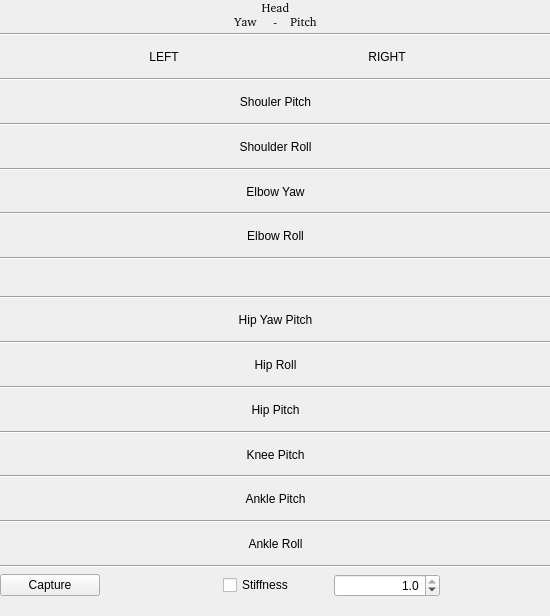
<?xml version="1.0" encoding="UTF-8"?>
<ui version="4.0">
 <class>JointsController</class>
 <widget class="QWidget" name="JointsController">
  <property name="geometry">
   <rect>
    <x>0</x>
    <y>0</y>
    <width>550</width>
    <height>616</height>
   </rect>
  </property>
  <property name="windowTitle">
   <string>Form</string>
  </property>
  <widget class="QWidget" name="layoutWidget">
   <property name="geometry">
    <rect>
     <x>0</x>
     <y>0</y>
     <width>551</width>
     <height>617</height>
    </rect>
   </property>
   <layout class="QGridLayout" name="gridLayout_2">
    <item row="1" column="0" colspan="5">
     <widget class="Line" name="line_2">
      <property name="orientation">
       <enum>Qt::Horizontal</enum>
      </property>
     </widget>
    </item>
    <item row="5" column="0" colspan="5">
     <widget class="Line" name="line">
      <property name="orientation">
       <enum>Qt::Horizontal</enum>
      </property>
     </widget>
    </item>
    <item row="7" column="0" colspan="5">
     <widget class="Line" name="line_3">
      <property name="orientation">
       <enum>Qt::Horizontal</enum>
      </property>
     </widget>
    </item>
    <item row="9" column="0" colspan="5">
     <widget class="Line" name="line_4">
      <property name="orientation">
       <enum>Qt::Horizontal</enum>
      </property>
     </widget>
    </item>
    <item row="11" column="0" colspan="5">
     <widget class="Line" name="line_5">
      <property name="orientation">
       <enum>Qt::Horizontal</enum>
      </property>
     </widget>
    </item>
    <item row="15" column="0" colspan="5">
     <widget class="Line" name="line_6">
      <property name="orientation">
       <enum>Qt::Horizontal</enum>
      </property>
     </widget>
    </item>
    <item row="17" column="0" colspan="5">
     <widget class="Line" name="line_7">
      <property name="orientation">
       <enum>Qt::Horizontal</enum>
      </property>
     </widget>
    </item>
    <item row="19" column="0" colspan="5">
     <widget class="Line" name="line_8">
      <property name="orientation">
       <enum>Qt::Horizontal</enum>
      </property>
     </widget>
    </item>
    <item row="21" column="0" colspan="5">
     <widget class="Line" name="line_9">
      <property name="orientation">
       <enum>Qt::Horizontal</enum>
      </property>
     </widget>
    </item>
    <item row="23" column="0" colspan="5">
     <widget class="Line" name="line_10">
      <property name="orientation">
       <enum>Qt::Horizontal</enum>
      </property>
     </widget>
    </item>
    <item row="3" column="0" colspan="5">
     <widget class="Line" name="line_11">
      <property name="orientation">
       <enum>Qt::Horizontal</enum>
      </property>
     </widget>
    </item>
    <item row="13" column="0" colspan="5">
     <widget class="Line" name="line_12">
      <property name="orientation">
       <enum>Qt::Horizontal</enum>
      </property>
     </widget>
    </item>
    <item row="25" column="0" colspan="5">
     <widget class="Line" name="line_13">
      <property name="orientation">
       <enum>Qt::Horizontal</enum>
      </property>
     </widget>
    </item>
    <item row="26" column="2">
     <widget class="QCheckBox" name="checkStiffness">
      <property name="sizePolicy">
       <sizepolicy hsizetype="Minimum" vsizetype="Fixed">
        <horstretch>0</horstretch>
        <verstretch>0</verstretch>
       </sizepolicy>
      </property>
      <property name="toolTip">
       <string>Enable or Disable stiffness,
checkbox is not sync'd with the robot stiffness. Capture will update it for the value of that moment.
If one or more joint stiffness value is not egual to the one of all the others an &quot;unset&quot; (neither checked or unchecked) is shown and the aside value loose meaning. set again to uniform all again.</string>
      </property>
      <property name="text">
       <string>Stiffness</string>
      </property>
      <property name="autoRepeat">
       <bool>false</bool>
      </property>
      <property name="tristate">
       <bool>false</bool>
      </property>
     </widget>
    </item>
    <item row="26" column="3">
     <widget class="QDoubleSpinBox" name="spinStiffness">
      <property name="alignment">
       <set>Qt::AlignRight|Qt::AlignTrailing|Qt::AlignVCenter</set>
      </property>
      <property name="decimals">
       <number>1</number>
      </property>
      <property name="maximum">
       <double>1.000000000000000</double>
      </property>
      <property name="singleStep">
       <double>0.100000000000000</double>
      </property>
      <property name="value">
       <double>1.000000000000000</double>
      </property>
     </widget>
    </item>
    <item row="12" column="4">
     <spacer name="verticalSpacer_3">
      <property name="orientation">
       <enum>Qt::Vertical</enum>
      </property>
      <property name="sizeType">
       <enum>QSizePolicy::Minimum</enum>
      </property>
      <property name="sizeHint" stdset="0">
       <size>
        <width>20</width>
        <height>30</height>
       </size>
      </property>
     </spacer>
    </item>
    <item row="2" column="4">
     <spacer name="verticalSpacer_2">
      <property name="orientation">
       <enum>Qt::Vertical</enum>
      </property>
      <property name="sizeType">
       <enum>QSizePolicy::Minimum</enum>
      </property>
      <property name="sizeHint" stdset="0">
       <size>
        <width>20</width>
        <height>30</height>
       </size>
      </property>
     </spacer>
    </item>
    <item row="26" column="0" colspan="2">
     <widget class="QPushButton" name="btnUpdateJoints">
      <property name="sizePolicy">
       <sizepolicy hsizetype="Fixed" vsizetype="Fixed">
        <horstretch>0</horstretch>
        <verstretch>0</verstretch>
       </sizepolicy>
      </property>
      <property name="minimumSize">
       <size>
        <width>100</width>
        <height>0</height>
       </size>
      </property>
      <property name="text">
       <string>Capture</string>
      </property>
     </widget>
    </item>
    <item row="27" column="3">
     <spacer name="verticalSpacer">
      <property name="orientation">
       <enum>Qt::Vertical</enum>
      </property>
      <property name="sizeType">
       <enum>QSizePolicy::Minimum</enum>
      </property>
      <property name="sizeHint" stdset="0">
       <size>
        <width>20</width>
        <height>20</height>
       </size>
      </property>
     </spacer>
    </item>
    <item row="2" column="1">
     <widget class="QLabel" name="label_23">
      <property name="sizePolicy">
       <sizepolicy hsizetype="Minimum" vsizetype="Fixed">
        <horstretch>0</horstretch>
        <verstretch>0</verstretch>
       </sizepolicy>
      </property>
      <property name="text">
       <string>LEFT</string>
      </property>
      <property name="alignment">
       <set>Qt::AlignBottom|Qt::AlignHCenter</set>
      </property>
     </widget>
    </item>
    <item row="2" column="3">
     <widget class="QLabel" name="label_24">
      <property name="sizePolicy">
       <sizepolicy hsizetype="Preferred" vsizetype="Fixed">
        <horstretch>0</horstretch>
        <verstretch>0</verstretch>
       </sizepolicy>
      </property>
      <property name="text">
       <string>RIGHT</string>
      </property>
      <property name="alignment">
       <set>Qt::AlignBottom|Qt::AlignHCenter</set>
      </property>
     </widget>
    </item>
    <item row="4" column="2">
     <widget class="QLabel" name="label_25">
      <property name="text">
       <string>Shouler Pitch</string>
      </property>
      <property name="alignment">
       <set>Qt::AlignCenter</set>
      </property>
     </widget>
    </item>
    <item row="6" column="2">
     <widget class="QLabel" name="label_26">
      <property name="text">
       <string>Shoulder Roll</string>
      </property>
      <property name="alignment">
       <set>Qt::AlignCenter</set>
      </property>
     </widget>
    </item>
    <item row="8" column="2">
     <widget class="QLabel" name="label_27">
      <property name="text">
       <string>Elbow Yaw</string>
      </property>
      <property name="alignment">
       <set>Qt::AlignCenter</set>
      </property>
     </widget>
    </item>
    <item row="10" column="2">
     <widget class="QLabel" name="label_28">
      <property name="text">
       <string>Elbow Roll</string>
      </property>
      <property name="alignment">
       <set>Qt::AlignCenter</set>
      </property>
     </widget>
    </item>
    <item row="14" column="2">
     <widget class="QLabel" name="label_29">
      <property name="text">
       <string>Hip Yaw Pitch</string>
      </property>
      <property name="alignment">
       <set>Qt::AlignCenter</set>
      </property>
     </widget>
    </item>
    <item row="16" column="2">
     <widget class="QLabel" name="label_30">
      <property name="text">
       <string>Hip Roll</string>
      </property>
      <property name="alignment">
       <set>Qt::AlignCenter</set>
      </property>
     </widget>
    </item>
    <item row="18" column="2">
     <widget class="QLabel" name="label_31">
      <property name="text">
       <string>Hip Pitch</string>
      </property>
      <property name="alignment">
       <set>Qt::AlignCenter</set>
      </property>
     </widget>
    </item>
    <item row="20" column="2">
     <widget class="QLabel" name="label_32">
      <property name="text">
       <string>Knee Pitch</string>
      </property>
      <property name="alignment">
       <set>Qt::AlignCenter</set>
      </property>
     </widget>
    </item>
    <item row="22" column="2">
     <widget class="QLabel" name="label_33">
      <property name="text">
       <string>Ankle Pitch</string>
      </property>
      <property name="alignment">
       <set>Qt::AlignCenter</set>
      </property>
     </widget>
    </item>
    <item row="24" column="2">
     <widget class="QLabel" name="label_34">
      <property name="text">
       <string>Ankle Roll</string>
      </property>
      <property name="alignment">
       <set>Qt::AlignCenter</set>
      </property>
     </widget>
    </item>
    <item row="4" column="0" colspan="2">
     <widget class="DoublePicker" name="pickerLShoulderPitch" native="true">
      <property name="sizePolicy">
       <sizepolicy hsizetype="Preferred" vsizetype="Preferred">
        <horstretch>0</horstretch>
        <verstretch>0</verstretch>
       </sizepolicy>
      </property>
     </widget>
    </item>
    <item row="6" column="0" colspan="2">
     <widget class="DoublePicker" name="pickerLShoulderRoll" native="true"/>
    </item>
    <item row="8" column="0" colspan="2">
     <widget class="DoublePicker" name="pickerLElbowYaw" native="true"/>
    </item>
    <item row="10" column="0" colspan="2">
     <widget class="DoublePicker" name="pickerLElbowRoll" native="true"/>
    </item>
    <item row="14" column="0" colspan="2">
     <widget class="DoublePicker" name="pickerLHipYawPitch" native="true"/>
    </item>
    <item row="16" column="0" colspan="2">
     <widget class="DoublePicker" name="pickerLHipRoll" native="true"/>
    </item>
    <item row="18" column="0" colspan="2">
     <widget class="DoublePicker" name="pickerLHipPitch" native="true"/>
    </item>
    <item row="20" column="0" colspan="2">
     <widget class="DoublePicker" name="pickerLKneePitch" native="true"/>
    </item>
    <item row="22" column="0" colspan="2">
     <widget class="DoublePicker" name="pickerLAnklePitch" native="true"/>
    </item>
    <item row="24" column="0" colspan="2">
     <widget class="DoublePicker" name="pickerLAnkleRoll" native="true"/>
    </item>
    <item row="24" column="3" colspan="2">
     <widget class="DoublePicker" name="pickerRAnkleRoll" native="true"/>
    </item>
    <item row="22" column="3" colspan="2">
     <widget class="DoublePicker" name="pickerRAnklePitch" native="true"/>
    </item>
    <item row="20" column="3" colspan="2">
     <widget class="DoublePicker" name="pickerRKneePitch" native="true"/>
    </item>
    <item row="18" column="3" colspan="2">
     <widget class="DoublePicker" name="pickerRHipPitch" native="true"/>
    </item>
    <item row="16" column="3" colspan="2">
     <widget class="DoublePicker" name="pickerRHipRoll" native="true"/>
    </item>
    <item row="14" column="3" colspan="2">
     <widget class="DoublePicker" name="pickerRHipYawPitch" native="true"/>
    </item>
    <item row="10" column="3" colspan="2">
     <widget class="DoublePicker" name="pickerRElbowRoll" native="true"/>
    </item>
    <item row="8" column="3" colspan="2">
     <widget class="DoublePicker" name="pickerRElbowYaw" native="true"/>
    </item>
    <item row="6" column="3" colspan="2">
     <widget class="DoublePicker" name="pickerRShoulderRoll" native="true"/>
    </item>
    <item row="4" column="3" colspan="2">
     <widget class="DoublePicker" name="pickerRShoulderPitch" native="true"/>
    </item>
    <item row="0" column="0" colspan="2">
     <widget class="DoublePicker" name="pickerHeadYaw" native="true"/>
    </item>
    <item row="0" column="3" colspan="2">
     <widget class="DoublePicker" name="pickerHeadPitch" native="true"/>
    </item>
    <item row="0" column="2">
     <widget class="QLabel" name="label">
      <property name="maximumSize">
       <size>
        <width>16777215</width>
        <height>27</height>
       </size>
      </property>
      <property name="font">
       <font>
        <family>Bitstream Charter</family>
        <pointsize>9</pointsize>
       </font>
      </property>
      <property name="text">
       <string>&lt;!DOCTYPE HTML PUBLIC &quot;-//W3C//DTD HTML 4.0//EN&quot; &quot;http://www.w3.org/TR/REC-html40/strict.dtd&quot;&gt;
&lt;html&gt;&lt;head&gt;&lt;meta name=&quot;qrichtext&quot; content=&quot;1&quot; /&gt;&lt;style type=&quot;text/css&quot;&gt;
p, li { white-space: pre-wrap; }
&lt;/style&gt;&lt;/head&gt;&lt;body style=&quot; font-family:'Bitstream Charter'; font-size:9pt; font-weight:400; font-style:normal;&quot;&gt;
&lt;p align=&quot;center&quot; style=&quot; margin-top:0px; margin-bottom:0px; margin-left:0px; margin-right:0px; -qt-block-indent:0; text-indent:0px;&quot;&gt;&lt;span style=&quot; font-family:'Sans';&quot;&gt;Head&lt;br /&gt;Yaw     -    Pitch&lt;/span&gt;&lt;/p&gt;&lt;/body&gt;&lt;/html&gt;</string>
      </property>
     </widget>
    </item>
    <item row="12" column="2">
     <spacer name="horizontalSpacer">
      <property name="orientation">
       <enum>Qt::Horizontal</enum>
      </property>
      <property name="sizeType">
       <enum>QSizePolicy::Fixed</enum>
      </property>
      <property name="sizeHint" stdset="0">
       <size>
        <width>100</width>
        <height>20</height>
       </size>
      </property>
     </spacer>
    </item>
   </layout>
  </widget>
 </widget>
 <customwidgets>
  <customwidget>
   <class>DoublePicker</class>
   <extends>QWidget</extends>
   <header location="global">DoublePicker.h</header>
   <container>1</container>
  </customwidget>
 </customwidgets>
 <resources/>
 <connections/>
</ui>
